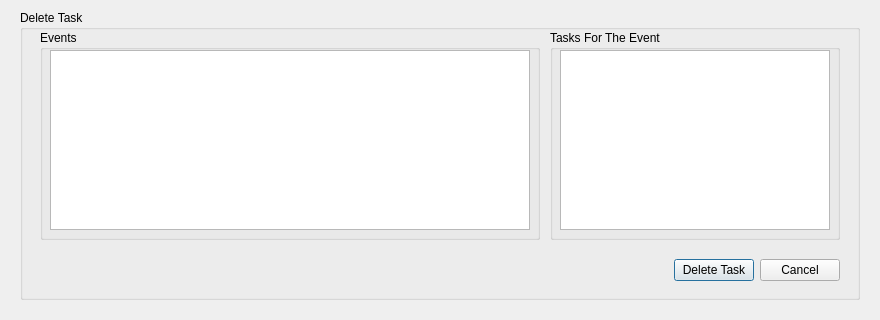
<?xml version="1.0" encoding="UTF-8"?>
<ui version="4.0">
 <class>TasksDeleteWindow</class>
 <widget class="QDialog" name="TasksDeleteWindow">
  <property name="geometry">
   <rect>
    <x>0</x>
    <y>0</y>
    <width>880</width>
    <height>320</height>
   </rect>
  </property>
  <property name="minimumSize">
   <size>
    <width>880</width>
    <height>320</height>
   </size>
  </property>
  <property name="maximumSize">
   <size>
    <width>880</width>
    <height>320</height>
   </size>
  </property>
  <property name="windowTitle">
   <string>Dialog</string>
  </property>
  <widget class="QGroupBox" name="DeleteTaskGroupBox">
   <property name="geometry">
    <rect>
     <x>20</x>
     <y>10</y>
     <width>840</width>
     <height>290</height>
    </rect>
   </property>
   <property name="title">
    <string>Delete Task</string>
   </property>
   <widget class="QGroupBox" name="EventsGroupBox">
    <property name="geometry">
     <rect>
      <x>20</x>
      <y>20</y>
      <width>500</width>
      <height>210</height>
     </rect>
    </property>
    <property name="title">
     <string>Events</string>
    </property>
    <widget class="QTableView" name="EventsTableView">
     <property name="geometry">
      <rect>
       <x>10</x>
       <y>20</y>
       <width>480</width>
       <height>180</height>
      </rect>
     </property>
    </widget>
   </widget>
   <widget class="QWidget" name="horizontalLayoutWidget">
    <property name="geometry">
     <rect>
      <x>20</x>
      <y>240</y>
      <width>800</width>
      <height>40</height>
     </rect>
    </property>
    <layout class="QHBoxLayout" name="HorizontalLayout">
     <item>
      <spacer name="HorizontalSpacer">
       <property name="orientation">
        <enum>Qt::Horizontal</enum>
       </property>
       <property name="sizeHint" stdset="0">
        <size>
         <width>40</width>
         <height>20</height>
        </size>
       </property>
      </spacer>
     </item>
     <item>
      <widget class="QPushButton" name="DeleteTaskButton">
       <property name="text">
        <string>Delete Task</string>
       </property>
      </widget>
     </item>
     <item>
      <widget class="QPushButton" name="CancelButton">
       <property name="text">
        <string>Cancel</string>
       </property>
      </widget>
     </item>
    </layout>
   </widget>
   <widget class="QGroupBox" name="TasksForTheEventGroupBox">
    <property name="geometry">
     <rect>
      <x>530</x>
      <y>20</y>
      <width>290</width>
      <height>210</height>
     </rect>
    </property>
    <property name="title">
     <string>Tasks For The Event </string>
    </property>
    <widget class="QTableView" name="TasksForTheEventTableView">
     <property name="geometry">
      <rect>
       <x>10</x>
       <y>20</y>
       <width>270</width>
       <height>180</height>
      </rect>
     </property>
    </widget>
   </widget>
  </widget>
 </widget>
 <resources/>
 <connections/>
</ui>
